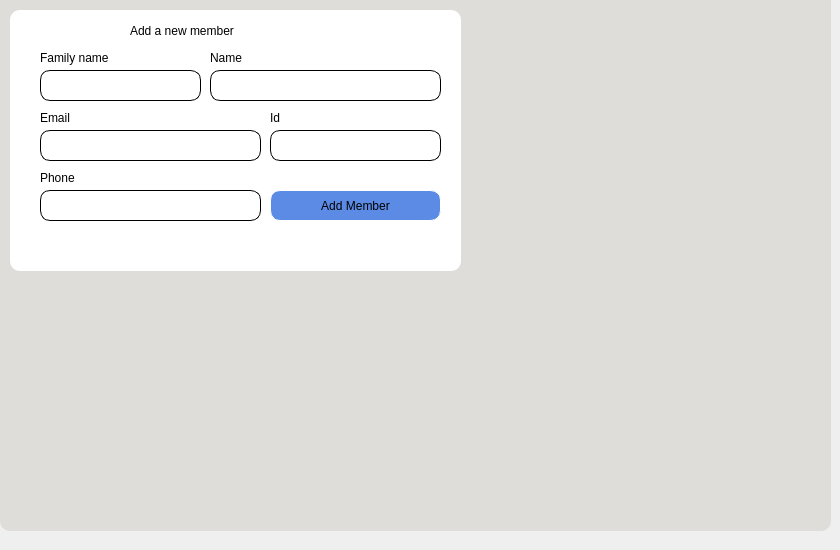
       <widget class="QWidget" name="tab_4">
        <attribute name="title">
         <string>Add member</string>
        </attribute>
        <widget class="QFrame" name="frame_7">
         <property name="geometry">
          <rect>
           <x>0</x>
           <y>-10</y>
           <width>831</width>
           <height>541</height>
          </rect>
         </property>
         <property name="styleSheet">
          <string notr="true">background-color:rgb(222, 221, 218);
border-style: solid;
border-width: 0px;
border-radius: 10px;

</string>
         </property>
         <property name="frameShape">
          <enum>QFrame::StyledPanel</enum>
         </property>
         <property name="frameShadow">
          <enum>QFrame::Raised</enum>
         </property>
         <widget class="QFrame" name="frame_9">
          <property name="geometry">
           <rect>
            <x>10</x>
            <y>20</y>
            <width>451</width>
            <height>261</height>
           </rect>
          </property>
          <property name="styleSheet">
           <string notr="true">background-color: white;
border-style: solid;
border-width: 0px;
border-radius: 10px;

</string>
          </property>
          <property name="frameShape">
           <enum>QFrame::StyledPanel</enum>
          </property>
          <property name="frameShadow">
           <enum>QFrame::Raised</enum>
          </property>
          <widget class="QTextEdit" name="textEdit_14">
           <property name="geometry">
            <rect>
             <x>30</x>
             <y>120</y>
             <width>221</width>
             <height>31</height>
            </rect>
           </property>
           <property name="styleSheet">
            <string notr="true">background-color: white;
border-style: solid;
border-width: 1px;
border-radius: 10px;

</string>
           </property>
           <property name="placeholderText">
            <string/>
           </property>
          </widget>
          <widget class="QTextEdit" name="textEdit_15">
           <property name="geometry">
            <rect>
             <x>30</x>
             <y>60</y>
             <width>161</width>
             <height>31</height>
            </rect>
           </property>
           <property name="styleSheet">
            <string notr="true">background-color: white;
border-style: solid;
border-width: 1px;
border-radius: 10px;

</string>
           </property>
           <property name="placeholderText">
            <string/>
           </property>
          </widget>
          <widget class="QLabel" name="label_17">
           <property name="geometry">
            <rect>
             <x>120</x>
             <y>0</y>
             <width>191</width>
             <height>41</height>
            </rect>
           </property>
           <property name="styleSheet">
            <string notr="true">font: 75 20pt &quot;Ubuntu Condensed&quot;;
color:black;
</string>
           </property>
           <property name="text">
            <string>Add a new member</string>
           </property>
          </widget>
          <widget class="QPushButton" name="logout_button_13">
           <property name="geometry">
            <rect>
             <x>260</x>
             <y>180</y>
             <width>171</width>
             <height>31</height>
            </rect>
           </property>
           <property name="styleSheet">
            <string notr="true">QPushButton {
transition: all .5s ease;
background-color: rgb(237, 51, 59);
color:black;
font: 63 10pt &quot;URW Bookman&quot;;
border-style: solid;
border-width: 0px;
border-radius: 10px;
border:1px solid white;
text-transform: uppercase;
text-align: center;
line-height: 1;
background-color : rgb(91, 139, 229);
padding: 8px;
outline: none;  
    
}
QPushButton:hover {
    color:rgb(24, 33, 62);
    background-color: white;;
}




</string>
           </property>
           <property name="text">
            <string>Add Member</string>
           </property>
           <property name="iconSize">
            <size>
             <width>20</width>
             <height>20</height>
            </size>
           </property>
          </widget>
          <widget class="QLabel" name="label_18">
           <property name="geometry">
            <rect>
             <x>30</x>
             <y>40</y>
             <width>101</width>
             <height>16</height>
            </rect>
           </property>
           <property name="styleSheet">
            <string notr="true">font: 63 11pt &quot;URW Gothic&quot;;
</string>
           </property>
           <property name="text">
            <string>Family name </string>
           </property>
          </widget>
          <widget class="QTextEdit" name="textEdit_17">
           <property name="geometry">
            <rect>
             <x>200</x>
             <y>60</y>
             <width>231</width>
             <height>31</height>
            </rect>
           </property>
           <property name="styleSheet">
            <string notr="true">background-color: white;
border-style: solid;
border-width: 1px;
border-radius: 10px;

</string>
           </property>
           <property name="placeholderText">
            <string/>
           </property>
          </widget>
          <widget class="QLabel" name="label_19">
           <property name="geometry">
            <rect>
             <x>200</x>
             <y>40</y>
             <width>101</width>
             <height>16</height>
            </rect>
           </property>
           <property name="styleSheet">
            <string notr="true">font: 63 11pt &quot;URW Gothic&quot;;
</string>
           </property>
           <property name="text">
            <string>Name</string>
           </property>
          </widget>
          <widget class="QLabel" name="label_20">
           <property name="geometry">
            <rect>
             <x>30</x>
             <y>100</y>
             <width>101</width>
             <height>16</height>
            </rect>
           </property>
           <property name="styleSheet">
            <string notr="true">font: 63 11pt &quot;URW Gothic&quot;;
</string>
           </property>
           <property name="text">
            <string>Email</string>
           </property>
          </widget>
          <widget class="QLabel" name="label_21">
           <property name="geometry">
            <rect>
             <x>30</x>
             <y>160</y>
             <width>101</width>
             <height>16</height>
            </rect>
           </property>
           <property name="styleSheet">
            <string notr="true">font: 63 11pt &quot;URW Gothic&quot;;
</string>
           </property>
           <property name="text">
            <string>Phone</string>
           </property>
          </widget>
          <widget class="QTextEdit" name="textEdit_18">
           <property name="geometry">
            <rect>
             <x>30</x>
             <y>180</y>
             <width>221</width>
             <height>31</height>
            </rect>
           </property>
           <property name="styleSheet">
            <string notr="true">background-color: white;
border-style: solid;
border-width: 1px;
border-radius: 10px;

</string>
           </property>
           <property name="placeholderText">
            <string/>
           </property>
          </widget>
          <widget class="QTextEdit" name="textEdit_16">
           <property name="geometry">
            <rect>
             <x>260</x>
             <y>120</y>
             <width>171</width>
             <height>31</height>
            </rect>
           </property>
           <property name="styleSheet">
            <string notr="true">background-color: white;
border-style: solid;
border-width: 1px;
border-radius: 10px;

</string>
           </property>
           <property name="placeholderText">
            <string/>
           </property>
          </widget>
          <widget class="QLabel" name="label_22">
           <property name="geometry">
            <rect>
             <x>260</x>
             <y>100</y>
             <width>101</width>
             <height>16</height>
            </rect>
           </property>
           <property name="styleSheet">
            <string notr="true">font: 63 11pt &quot;URW Gothic&quot;;
</string>
           </property>
           <property name="text">
            <string>Id</string>
           </property>
          </widget>
         </widget>
        </widget>
       </widget>
